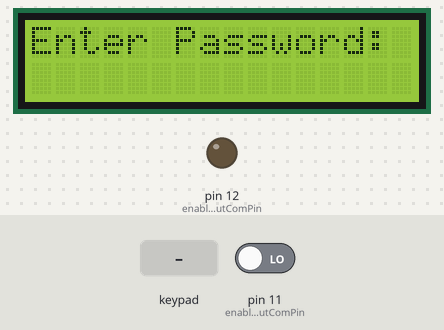
Bench run of a sketch on a simulated Arduino Uno, built with avr-gcc and run on an emulated ATmega328P. Parts: 16×2 character LCD, output pins drawn as LEDs (lit = HIGH). The test bench sets the inputs (shaded band); at power-on: pin 11 (enableInputComPin) LOW.

Above: at 1.2 s.
1.3 s: keypad keys 1 2 3 4 A pressed 0.4 s apart
At 2.7 s:
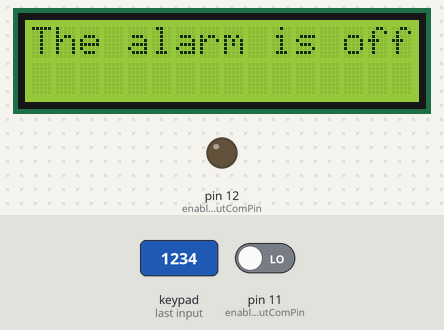
6.3 s: key '5' pressed
At 9.0 s:
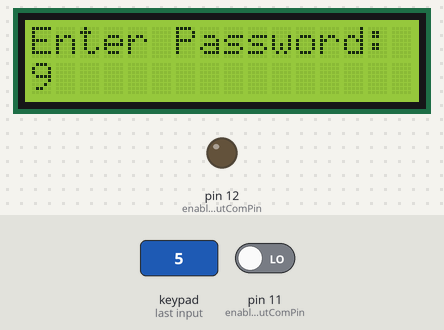
9.3 s: key '6' pressed
At 10.5 s:
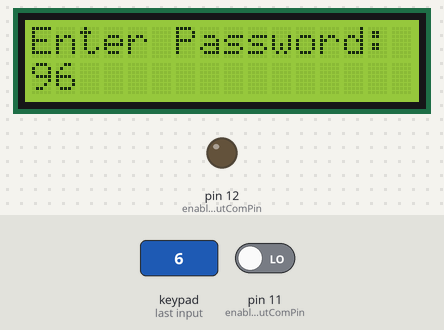
10.8 s: keypad keys 1 2 3 4 # pressed 0.4 s apart
At 15.6 s:
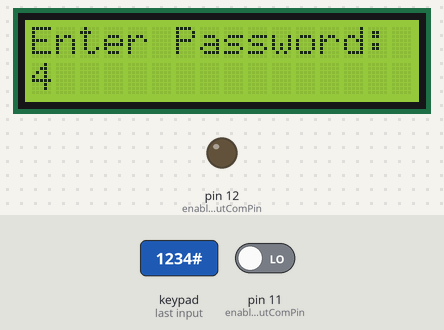
15.8 s: key '3' pressed
At 16.7 s:
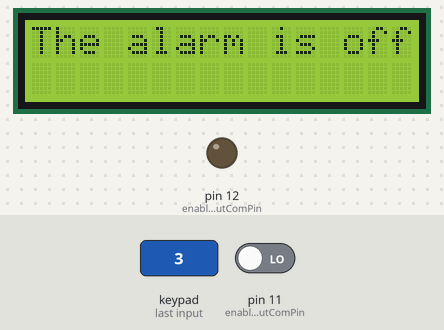
18.8 s: key 'A' pressed
At 20.1 s:
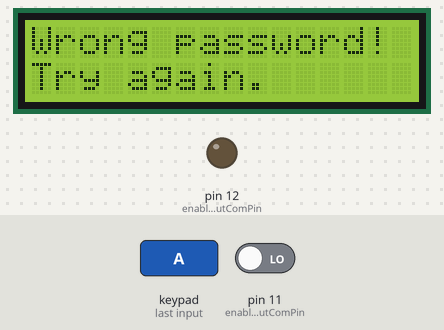
Timing chart, 0 to 21.8 s (numbered marks = the images above; inputs shaded):
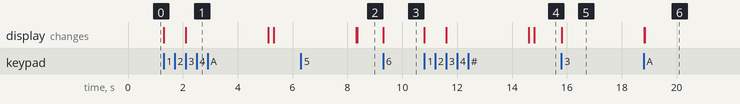

The sketch:

arduino-particle-communication.ino
```cpp
#include <Keypad.h>
#include <LiquidCrystal.h>

//Particle pin output communication.(Used for telling the particle photon to
//turn on/off the alarm). This pin will send 'HIGH' to the particle photon if
//the password is correct, and 'LOW' if not. The default value is 'LOW' (sended
//all the time).
int enableOutputComPin = 12;

//Particle pin input communication. (Used for knowing if the alarm is active or
//not). This pin will receive 'HIGH' from the particle photon if
//the alarm is on, and 'LOW' if alarm is off.
int enableInputComPin = 11;

//Password variables
String currentPassword;
String password = "1234";

//Key pad variables
const byte Filas = 4; //KeyPad de 4 filas
const byte Cols = 4; //y 4 columnas
byte Pins_Filas[] = {2, 3, 4, 5}; // Pines Arduino para las columnas.
byte Pins_Cols[] = {6, 7, 8, 9}; //Pines Arduino para las filas.
char Teclas [ Filas ][ Cols ] =
    {
        {'1','2','3','A'},
        {'4','5','6','B'},
        {'7','8','9','C'},
        {'*','0','#','D'}
     };
Keypad Teclado = Keypad(makeKeymap(Teclas), Pins_Filas, Pins_Cols, Filas, Cols);

//Lcd configuration
int rsPin = A5;
int enablePin = A4;
int d4Pin = A3;
int d5Pin = A2;
int d6Pin = A1;
int d7Pin = A0;
LiquidCrystal lcd(rsPin,enablePin,d4Pin,d5Pin,d6Pin,d7Pin);

void setup() {
  lcd.begin(16,2);
  pinMode(enableOutputComPin, OUTPUT);
  pinMode(enableInputComPin, INPUT);
  digitalWrite(enableOutputComPin, LOW);
  Serial.begin(9600);
}

void loop() {
  digitalWrite(enableOutputComPin, LOW);
  lcd.setCursor(0,0);
  lcd.print("Enter Password: ");
  lcd.setCursor(0,1);
  lcd.print(currentPassword);
  int pulsacion = Teclado.getKey();

  //If the "A" key is press, check the password and send it (if it is corrects).
  if(pulsacion == 65){
    if(currentPassword == password){
      lcd.clear();
      lcd.setCursor(0,0);
      lcd.print("Password Correct!");
      currentPassword = ""; //Reset the password wrote.

      //Sends the signal to the particle photon.
      digitalWrite(enableOutputComPin, HIGH);
      delay(100);
      digitalWrite(enableOutputComPin, LOW);

      //If the alarm was activate.
      if(digitalRead(enableInputComPin) == HIGH){
        lcd.setCursor(0,1);
        lcd.print("Alarm activated");
      }
      else{
        lcd.setCursor(0,1);
        lcd.print("Alarm desativated");
      }
      delay(2000); //Reading lcd porpuse.
      lcd.clear();
    }
    else{
      lcd.clear();
      currentPassword = ""; //Reset the password wrote.
      lcd.setCursor(0,0);
      lcd.print("Wrong password!");
      lcd.setCursor(0,1);
      lcd.print("Try again.");
      delay(3000); //Reading lcd porpuse.
      lcd.clear();
    }
  }
  //If another key is press.
  else if (pulsacion != 0){
    //If the "D" key is press, reset the current password.
    if(pulsacion == 49){
      lcd.clear();
      currentPassword = "";
    }
    //If the "B" key is press, display the current state of the alarm.
    else if(pulsacion == 51){
      lcd.clear();
      lcd.setCursor(0,0);

      if(digitalRead(enableInputComPin) == HIGH){
        lcd.print("The alarm is on");
        delay(3000); //Reading lcd porpuse.
      }
      else{
        lcd.print("The alarm is off");
        delay(3000); //Reading lcd porpuse.
      }

    }
    //If the key press is neither "A" or "D", add this char to the current password.
    else{
       //Add a new char to the current password.
       currentPassword+=getCharFromCode(pulsacion);
       }
  }
}

String getCharFromCode(int code){
  String value;
  switch(code){
      case 55: value="0";
      break;
      case 68: value="1";
      break;
      case 67: value="2";
      break;
      case 66: value="3";
      break;
      case 35: value="4";
      break;
      case 57: value="5";
      break;
      case 54: value="6";
      break;
      case 48: value="7";
      break;
      case 56: value="8";
      break;
      case 53: value="9";
      break;
      //Keys not used!
//      case 65: value="A";
//      break;
//      case 51: value="B";
//      break;
//      case 50: value="C";
//      break;
//      case 49: value="D";
//      break;
//      case 42: value="*";
//      break;
//      case 52: value="#";
//      break;
      }
      return value;
}
```

Measured:
- after the input at 1.3 s, the display: first changes at once (image 1 shows a later state)
- after the input at 9.3 s, the display: changes at once (image 3)
- after the input at 10.8 s, the display: first changes at once (image 4 shows a later state)
- after the input at 15.8 s, the display: changes at once (image 5)
- after the input at 18.8 s, the display: first differs from a run without the input at once (image 6)
